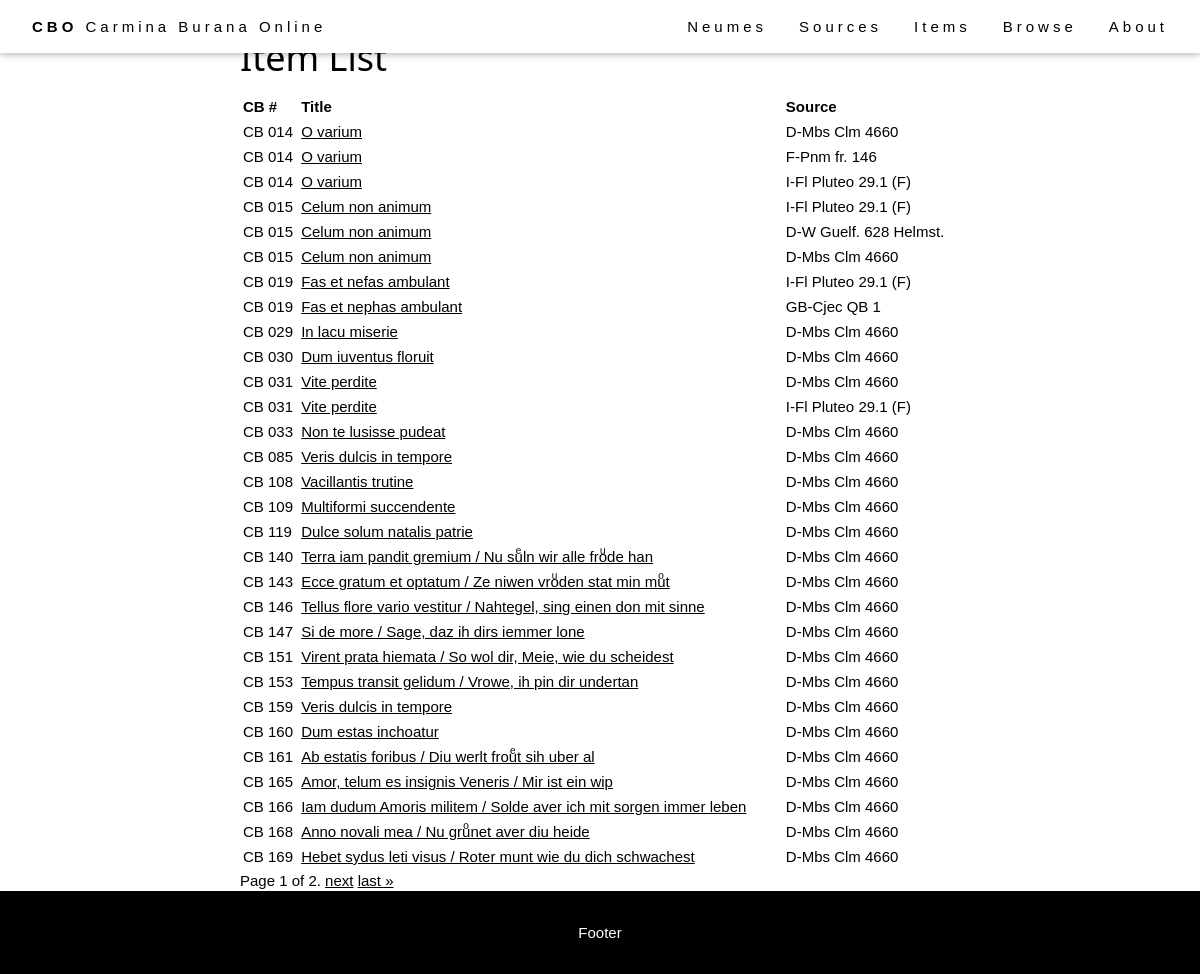
/browse/items/, run on an earlier commit of the app's database.
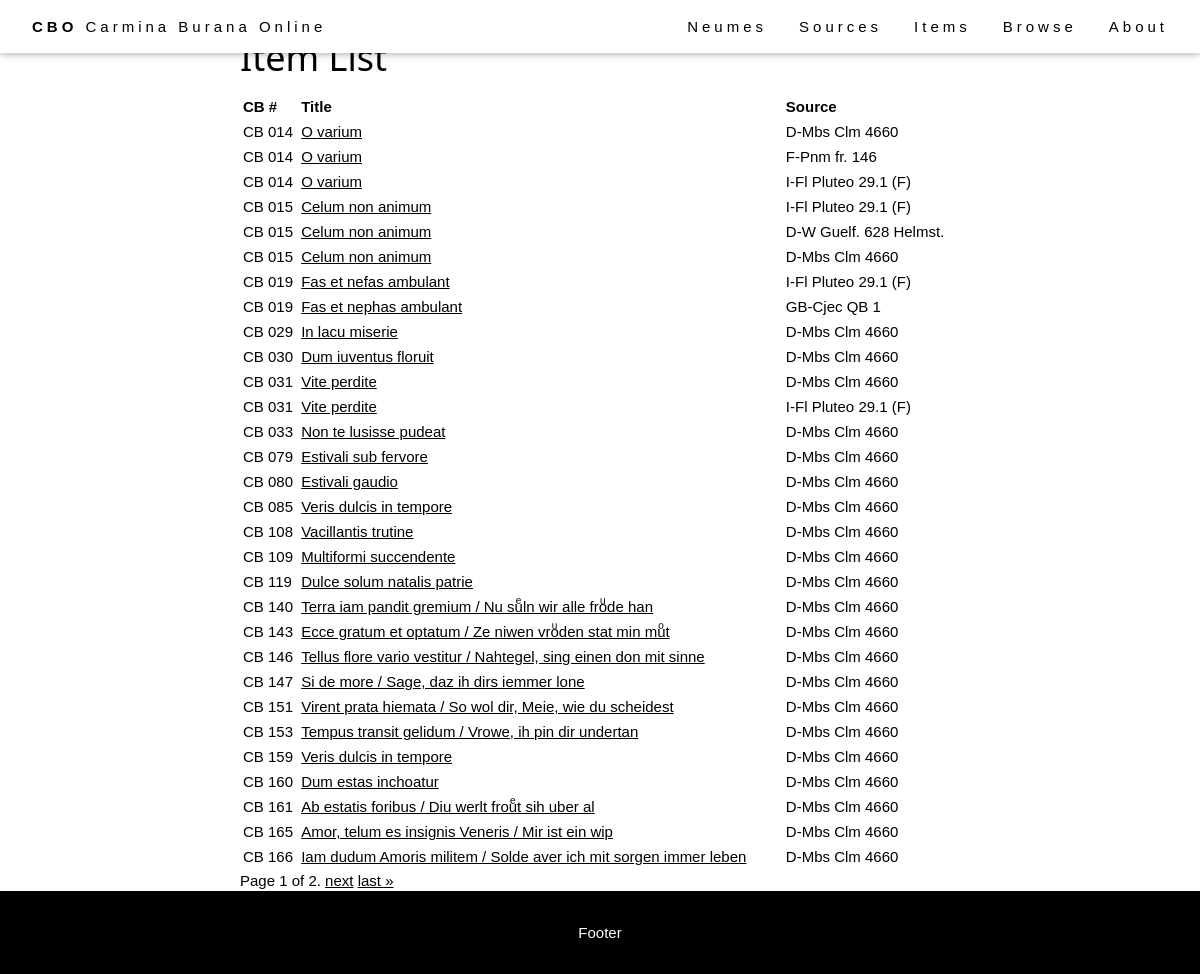
And on a later commit of the database.
### browse/models.py (models this page shows, shortened)
class Item(models.Model):
    abstract_item = models.ForeignKey(AbstractItem, on_delete=models.PROTECT, null=True)
    source = models.ForeignKey(Source, on_delete=models.RESTRICT, null=True)
    foliation_start = models.CharField(max_length=64, help_text="First folio occupied by the item in the source.")
    foliation_end = models.CharField(max_length=64, help_text="Last folio occupied by the item in the source.")
    title = models.CharField(max_length=256, help_text="Title of the item (incipit).")
    language = models.ManyToManyField(Language)
    file = models.CharField(max_length=64, help_text="Filename (without extensions).", null=True)
    IIIF_canvas = models.CharField(max_length=256, help_text="IIIF canvas index of the item.", blank=True)
    alternative_img_link = models.CharField(max_length=1024, help_text="Alternative link for source images (if IIIF is not available).", blank=True)
    class Meta:
        ordering = [Length('abstract_item__cb_id'), 'abstract_item__cb_id']
    def get_absolute_url(self):
        return reverse('item-detail', args=[str(self.pk)])

class AbstractItem(models.Model):
    cb_id = models.CharField(max_length=10, help_text="Number of the item.")
    theme = models.ManyToManyField(Theme)
    genre = models.ForeignKey(Genre, on_delete=models.SET_NULL, null=True)
    text_type = models.ManyToManyField(TextType, through="TextTypeSpecification")
    class Meta:
        ordering = [Length('cb_id'), 'cb_id']

class Source(models.Model):
    bib_id = models.CharField(max_length=128, unique=True, help_text="The source identifier.")
    nick_name = models.CharField(max_length=128, help_text="The source name.", blank=True)
    country = models.CharField(max_length=256, help_text="The source location (country).")
    location = models.CharField(max_length=256, help_text="The source location (institution).")
    century = models.CharField(max_length=256, help_text="The source century.", blank=True)
    notation = models.CharField(max_length=256, help_text="The source notation type (for musical notation only).", blank=True)
    url = models.CharField(max_length=512, help_text="External url to access the source images.", blank=True)
    concordances = models.TextField(help_text="Concordances with the Codex Buranus.", blank=True)
    notes = models.TextField(help_text="Additional notes on the source.", blank=True)
    IIIF_manifest = models.CharField(max_length=1024, help_text="URL of the IIIF manifest.", blank=True)
    class Meta:
        ordering = ['country', 'location', 'bib_id']

### browse/views.py (the view)
# urls.py: path('items/', views.ItemListView.as_view(), name='items'),
class ItemListView(generic.ListView):
    model = Item
    context_object_name = 'item_list'
    template_name = 'item_list.html'
    paginate_by = 30

### templates/item_list.html (shortened to what this page needs)
{% extends "base_generic.html" %}
{% block content %}
<div class="flex-column" style="flex: 20%">
</div>
<div style="flex: 60%">
  <h1>Item List</h1>
  <table style="width: 100%;">
    <tr>
      <th>CB #</th>
      <th>Title</th>
      <th>Source</th>
    </tr>
    {% for item in item_list %}
    <tr>
      <td>CB {{ item.abstract_item.cb_id }}</td>
      <td><a href="{{ item.get_absolute_url }}">{{ item.title }}</a></td>
      <td>{{ item.source.bib_id }}</td>
    </tr>
    {% endfor %}
  </table>
  <div class="pagination">
    <span class="step-links">
      <span class="current">
        Page {{ page_obj.number }} of {{ page_obj.paginator.num_pages }}.
      </span>
      {% if page_obj.has_next %}
        <a href="?page={{ page_obj.next_page_number }}">next</a>
        <a href="?page={{ page_obj.paginator.num_pages }}">last &raquo;</a>
      {% endif %}
    </span>
  </div>
</div>
<div class="flex-column" style="flex: 20%">
</div>
{% endblock %}

What changed in the data, as far as the page shows it:
no longer on this page (row unchanged): Item: abstract_item.cb_id "168", title "Anno novali mea / Nu gruͦnet aver diu heide", source.bib_id "D-Mbs Clm 4660"
no longer on this page (row unchanged): Item: abstract_item.cb_id "169", title "Hebet sydus leti visus / Roter munt wie du dich schwachest", source.bib_id "D-Mbs Clm 4660"
added Item: abstract_item.cb_id "079", title "Estivali sub fervore", source.bib_id "D-Mbs Clm 4660"
added Item: abstract_item.cb_id "080", title "Estivali gaudio", source.bib_id "D-Mbs Clm 4660"
